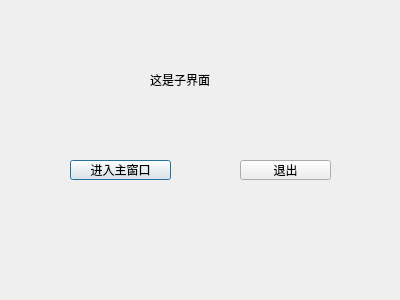
<?xml version="1.0" encoding="UTF-8"?>
<ui version="4.0">
 <class>childDialog</class>
 <widget class="QDialog" name="childDialog">
  <property name="geometry">
   <rect>
    <x>0</x>
    <y>0</y>
    <width>400</width>
    <height>300</height>
   </rect>
  </property>
  <property name="windowTitle">
   <string>Dialog</string>
  </property>
  <widget class="QLabel" name="label">
   <property name="geometry">
    <rect>
     <x>150</x>
     <y>70</y>
     <width>91</width>
     <height>20</height>
    </rect>
   </property>
   <property name="text">
    <string>这是子界面</string>
   </property>
  </widget>
  <widget class="QPushButton" name="enterMainBtn">
   <property name="geometry">
    <rect>
     <x>70</x>
     <y>160</y>
     <width>101</width>
     <height>20</height>
    </rect>
   </property>
   <property name="text">
    <string>进入主窗口</string>
   </property>
  </widget>
  <widget class="QPushButton" name="exitBtn">
   <property name="geometry">
    <rect>
     <x>240</x>
     <y>160</y>
     <width>91</width>
     <height>20</height>
    </rect>
   </property>
   <property name="text">
    <string>退出</string>
   </property>
  </widget>
 </widget>
 <resources/>
 <connections>
  <connection>
   <sender>exitBtn</sender>
   <signal>clicked()</signal>
   <receiver>childDialog</receiver>
   <slot>reject()</slot>
   <hints>
    <hint type="sourcelabel">
     <x>266</x>
     <y>174</y>
    </hint>
    <hint type="destinationlabel">
     <x>325</x>
     <y>119</y>
    </hint>
   </hints>
  </connection>
 </connections>
</ui>
